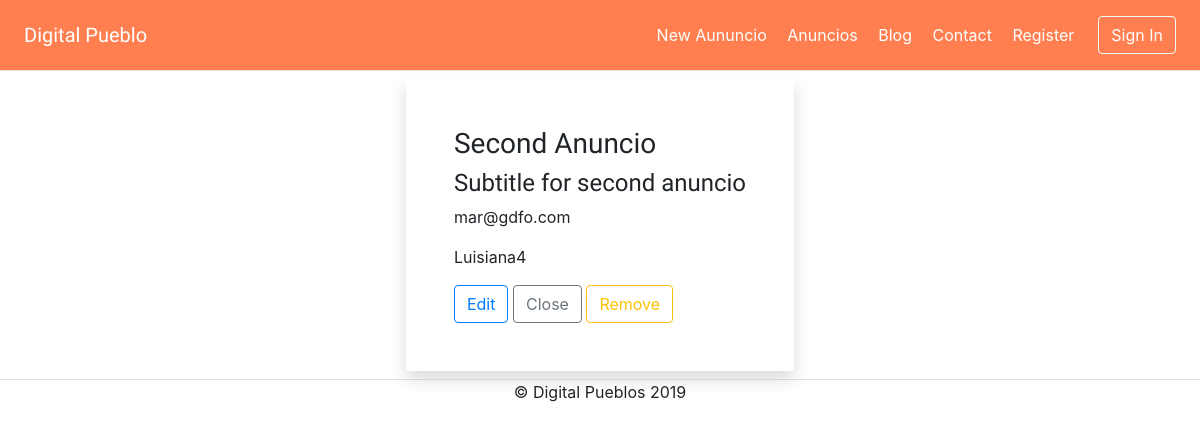
Page /anuncio/2/ on the committed database.
### anuncios/models.py (models this page shows, shortened)
class Anuncio(models.Model):
    title = models.CharField(max_length=100)
    subtitle = models.CharField(max_length=100)
    email = models.EmailField()
    location = models.CharField(max_length=100)

### anuncios/views.py (the view)
# urls.py: path('anuncio/<int:pk>/', anuncios_views.anuncioView, name='anuncio_view'),
def anuncioView(request, pk):
    item = get_object_or_404(Anuncio, pk=int(pk))
    return render(request, 'anuncios/anuncio.html', {'item': item})

### digital_pueblo/templates/anuncios/anuncio.html (shortened to what this page needs)
{% extends 'base.html' %} {% block content %}
<div class="d-flex justify-content-center">
  <div class="shadow m-2 p-5">
  <h3>{{ item.title }}</h3>
  <h4>{{ item.subtitle }}</h4>
  <p>{{ item.email }}</p>
  <p>{{ item.location }}</p>
  <a
    class="btn btn-outline-primary"
    href="{% url 'anuncio_edit' item.pk %}"
  >
    Edit
    </a>
  <a class="btn btn-outline-secondary" href="{% url 'anuncios' %}">Close</a>
  <a class="btn btn-outline-warning" href="{% url 'anuncio_rem' item.pk %}"
    >Remove</a
  >
  </div>
</div>
{% endblock %}

### static/main.css (style rules this page uses)
h1, h2, h3, h4, h5 { font-family: "Kalam", cursive; }

### rows in the picture
Anuncio: title "Second Anuncio", subtitle "Subtitle for second anuncio", email "mar@gdfo.com", location "Luisiana4"
